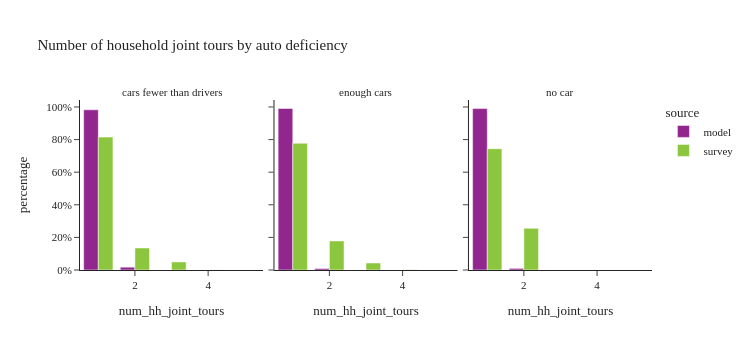

Here is the notebook cell this chart was saved with:
### Code cell
plot_joint_tour_segment(joint_hh_data, 'auto_available_driver', "Number of household joint tours by auto deficiency")

### Figure 1 — Plotly figure (JSON) as saved in the notebook; plotly's stock layout.template omitted (floating-point values rounded to 4 significant figures)
{"data": [{"alignmentgroup": "True", "customdata": [[48954], [862]], "hovertemplate": "source=model<br>auto_available_driver=cars fewer than drivers<br>num_hh_joint_tours=%{x}<br>percentage=%{y}<br>sample_size=%{customdata[0]}<extra></extra>", "legendgroup": "model", "marker": {"color": "#91268F", "pattern": {"shape": ""}}, "name": "model", "offsetgroup": "model", "orientation": "v", "showlegend": true, "textposition": "auto", "type": "bar", "x": [1.0, 2.0], "xaxis": "x", "y": [0.9827, 0.0173], "yaxis": "y"}, {"alignmentgroup": "True", "customdata": [[60890], [576]], "hovertemplate": "source=model<br>auto_available_driver=enough cars<br>num_hh_joint_tours=%{x}<br>percentage=%{y}<br>sample_size=%{customdata[0]}<extra></extra>", "legendgroup": "model", "marker": {"color": "#91268F", "pattern": {"shape": ""}}, "name": "model", "offsetgroup": "model", "orientation": "v", "showlegend": false, "textposition": "auto", "type": "bar", "x": [1.0, 2.0], "xaxis": "x2", "y": [0.9906, 0.009371], "yaxis": "y2"}, {"alignmentgroup": "True", "customdata": [[1295], [13]], "hovertemplate": "source=model<br>auto_available_driver=no car<br>num_hh_joint_tours=%{x}<br>percentage=%{y}<br>sample_size=%{customdata[0]}<extra></extra>", "legendgroup": "model", "marker": {"color": "#91268F", "pattern": {"shape": ""}}, "name": "model", "offsetgroup": "model", "orientation": "v", "showlegend": false, "textposition": "auto", "type": "bar", "x": [1.0, 2.0], "xaxis": "x3", "y": [0.9901, 0.009939], "yaxis": "y3"}, {"alignmentgroup": "True", "customdata": [[183], [35], [7], [2]], "hovertemplate": "source=survey<br>auto_available_driver=cars fewer than drivers<br>num_hh_joint_tours=%{x}<br>percentage=%{y}<br>sample_size=%{customdata[0]}<extra></extra>", "legendgroup": "survey", "marker": {"color": "#8CC63E", "pattern": {"shape": ""}}, "name": "survey", "offsetgroup": "survey", "orientation": "v", "showlegend": true, "textposition": "auto", "type": "bar", "x": [1.0, 2.0, 3.0, 4.0], "xaxis": "x", "y": [0.8153, 0.1349, 0.04935, 0.0004012], "yaxis": "y"}, {"alignmentgroup": "True", "customdata": [[244], [57], [19], [2], [1]], "hovertemplate": "source=survey<br>auto_available_driver=enough cars<br>num_hh_joint_tours=%{x}<br>percentage=%{y}<br>sample_size=%{customdata[0]}<extra></extra>", "legendgroup": "survey", "marker": {"color": "#8CC63E", "pattern": {"shape": ""}}, "name": "survey", "offsetgroup": "survey", "orientation": "v", "showlegend": false, "textposition": "auto", "type": "bar", "x": [1.0, 2.0, 3.0, 4.0, 5.0], "xaxis": "x2", "y": [0.7774, 0.1783, 0.04316, 0.0009599, 0.0001782], "yaxis": "y2"}, {"alignmentgroup": "True", "customdata": [[13], [2]], "hovertemplate": "source=survey<br>auto_available_driver=no car<br>num_hh_joint_tours=%{x}<br>percentage=%{y}<br>sample_size=%{customdata[0]}<extra></extra>", "legendgroup": "survey", "marker": {"color": "#8CC63E", "pattern": {"shape": ""}}, "name": "survey", "offsetgroup": "survey", "orientation": "v", "showlegend": false, "textposition": "auto", "type": "bar", "x": [1.0, 2.0], "xaxis": "x3", "y": [0.744, 0.256], "yaxis": "y3"}], "layout": {"annotations": [{"font": {}, "showarrow": false, "text": "cars fewer than drivers", "x": 0.16, "xanchor": "center", "xref": "paper", "y": 1.0, "yanchor": "bottom", "yref": "paper"}, {"font": {}, "showarrow": false, "text": "enough cars", "x": 0.5, "xanchor": "center", "xref": "paper", "y": 1.0, "yanchor": "bottom", "yref": "paper"}, {"font": {}, "showarrow": false, "text": "no car", "x": 0.84, "xanchor": "center", "xref": "paper", "y": 1.0, "yanchor": "bottom", "yref": "paper"}], "barmode": "group", "height": 350, "legend": {"title": {"text": "source"}, "tracegroupgap": 0}, "title": {"text": "Number of household joint tours by auto deficiency"}, "width": 750, "xaxis": {"anchor": "y", "domain": [0.0, 0.32], "title": {"text": "num_hh_joint_tours"}}, "xaxis2": {"anchor": "y2", "domain": [0.34, 0.66], "matches": "x", "title": {"text": "num_hh_joint_tours"}}, "xaxis3": {"anchor": "y3", "domain": [0.68, 1.0], "matches": "x", "title": {"text": "num_hh_joint_tours"}}, "yaxis": {"anchor": "x", "domain": [0.0, 1.0], "tickformat": ".0%", "title": {"text": "percentage"}}, "yaxis2": {"anchor": "x2", "domain": [0.0, 1.0], "matches": "y", "showticklabels": false, "tickformat": ".0%"}, "yaxis3": {"anchor": "x3", "domain": [0.0, 1.0], "matches": "y", "showticklabels": false}}}
